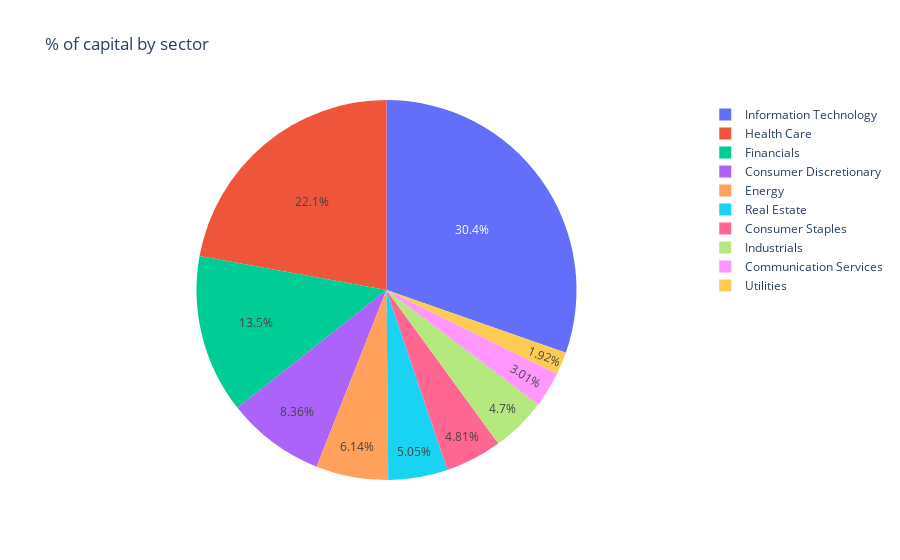

The notebook cell this image was saved under:
### Code cell
plot_sectors(df_vysledok['w'].to_numpy())

### Figure 1 — Plotly figure (JSON) as saved in the notebook; plotly's stock layout.template omitted (floating-point values rounded to 4 significant figures)
{"data": [{"domain": {"x": [0, 1], "y": [0, 1]}, "hovertemplate": "Sector=%{label}<br>w=%{value}<extra></extra>", "labels": ["Communication Services", "Consumer Discretionary", "Consumer Staples", "Energy", "Financials", "Health Care", "Industrials", "Information Technology", "Real Estate", "Utilities"], "legendgroup": "", "name": "", "showlegend": true, "type": "pie", "values": [0.0301, 0.08357, 0.04814, 0.06144, 0.1351, 0.2214, 0.04699, 0.3036, 0.05051, 0.01917]}], "layout": {"legend": {"tracegroupgap": 0}, "title": {"text": "% of capital by sector"}}}
